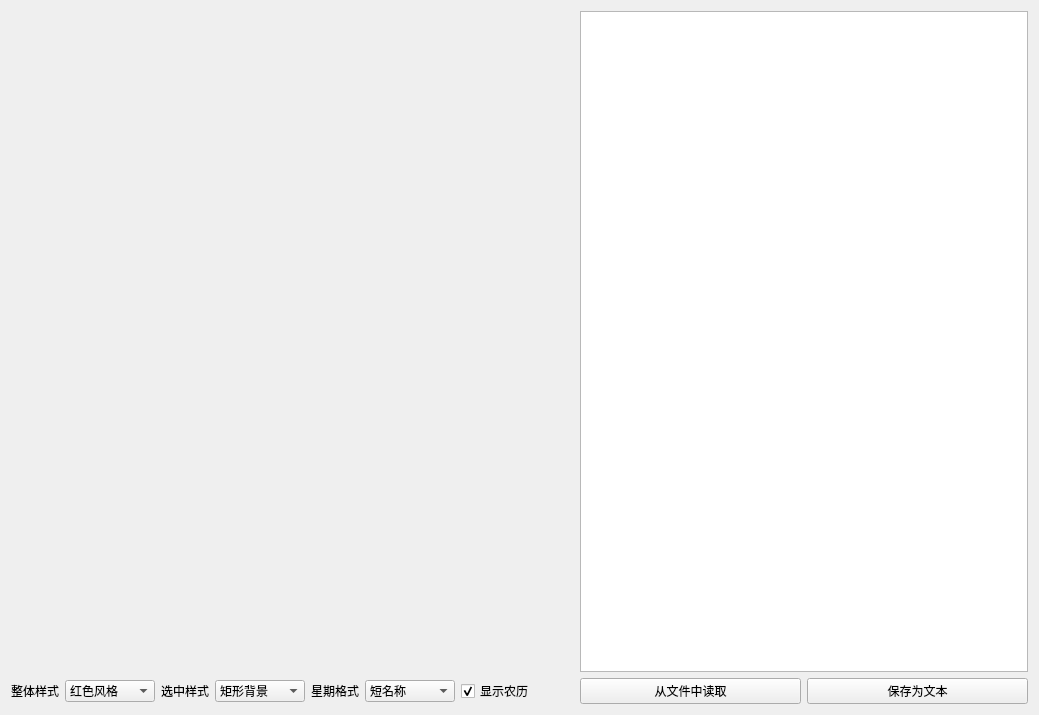
<?xml version="1.0" encoding="UTF-8"?>
<ui version="4.0">
 <class>frmLunarCalendarWidget</class>
 <widget class="QWidget" name="frmLunarCalendarWidget">
  <property name="geometry">
   <rect>
    <x>0</x>
    <y>0</y>
    <width>1039</width>
    <height>715</height>
   </rect>
  </property>
  <property name="windowTitle">
   <string>Form</string>
  </property>
  <property name="styleSheet">
   <string notr="true">background-image: url(:/image/peking_university.png);</string>
  </property>
  <layout class="QGridLayout" name="gridLayout">
   <item row="0" column="0">
    <widget class="LunarCalendarWidget" name="lunarCalendarWidget" native="true">
     <property name="enabled">
      <bool>true</bool>
     </property>
     <property name="sizePolicy">
      <sizepolicy hsizetype="Preferred" vsizetype="Expanding">
       <horstretch>0</horstretch>
       <verstretch>0</verstretch>
      </sizepolicy>
     </property>
     <property name="focusPolicy">
      <enum>Qt::TabFocus</enum>
     </property>
     <property name="styleSheet">
      <string notr="true">#lunarCalendarWidget *{background-image: url(:/image/peking_university.png);}</string>
     </property>
    </widget>
   </item>
   <item row="1" column="0">
    <layout class="QHBoxLayout" name="horizontalLayout">
     <item>
      <widget class="QLabel" name="labCalendarStyle">
       <property name="text">
        <string>整体样式</string>
       </property>
      </widget>
     </item>
     <item>
      <widget class="QComboBox" name="cboxCalendarStyle">
       <property name="minimumSize">
        <size>
         <width>90</width>
         <height>0</height>
        </size>
       </property>
       <item>
        <property name="text">
         <string>红色风格</string>
        </property>
       </item>
      </widget>
     </item>
     <item>
      <widget class="QLabel" name="labSelectType">
       <property name="text">
        <string>选中样式</string>
       </property>
      </widget>
     </item>
     <item>
      <widget class="QComboBox" name="cboxSelectType">
       <property name="minimumSize">
        <size>
         <width>90</width>
         <height>0</height>
        </size>
       </property>
       <item>
        <property name="text">
         <string>矩形背景</string>
        </property>
       </item>
       <item>
        <property name="text">
         <string>圆形背景</string>
        </property>
       </item>
       <item>
        <property name="text">
         <string>角标背景</string>
        </property>
       </item>
       <item>
        <property name="text">
         <string>图片背景</string>
        </property>
       </item>
      </widget>
     </item>
     <item>
      <widget class="QLabel" name="labWeekNameFormat">
       <property name="text">
        <string>星期格式</string>
       </property>
      </widget>
     </item>
     <item>
      <widget class="QComboBox" name="cboxWeekNameFormat">
       <property name="minimumSize">
        <size>
         <width>90</width>
         <height>0</height>
        </size>
       </property>
       <item>
        <property name="text">
         <string>短名称</string>
        </property>
       </item>
       <item>
        <property name="text">
         <string>普通名称</string>
        </property>
       </item>
       <item>
        <property name="text">
         <string>长名称</string>
        </property>
       </item>
       <item>
        <property name="text">
         <string>英文名称</string>
        </property>
       </item>
      </widget>
     </item>
     <item>
      <widget class="QCheckBox" name="ckShowLunar">
       <property name="text">
        <string>显示农历</string>
       </property>
       <property name="checked">
        <bool>true</bool>
       </property>
      </widget>
     </item>
     <item>
      <spacer name="horizontalSpacer">
       <property name="orientation">
        <enum>Qt::Horizontal</enum>
       </property>
       <property name="sizeHint" stdset="0">
        <size>
         <width>40</width>
         <height>20</height>
        </size>
       </property>
      </spacer>
     </item>
    </layout>
   </item>
   <item row="0" column="1">
    <widget class="QTextEdit" name="textEdit">
     <property name="styleSheet">
      <string notr="true">#textEdit *{background-image: url(:/image/peking_university.png);}</string>
     </property>
    </widget>
   </item>
   <item row="1" column="1">
    <layout class="QHBoxLayout" name="horizontalLayout_2">
     <item>
      <widget class="QPushButton" name="pushButton">
       <property name="text">
        <string>从文件中读取</string>
       </property>
      </widget>
     </item>
     <item>
      <widget class="QPushButton" name="pushButton_2">
       <property name="text">
        <string>保存为文本</string>
       </property>
      </widget>
     </item>
    </layout>
   </item>
  </layout>
  <zorder>textEdit</zorder>
  <zorder>lunarCalendarWidget</zorder>
 </widget>
 <customwidgets>
  <customwidget>
   <class>LunarCalendarWidget</class>
   <extends>QWidget</extends>
   <header>lunarcalendarwidget.h</header>
   <container>1</container>
  </customwidget>
 </customwidgets>
 <resources/>
 <connections/>
</ui>
